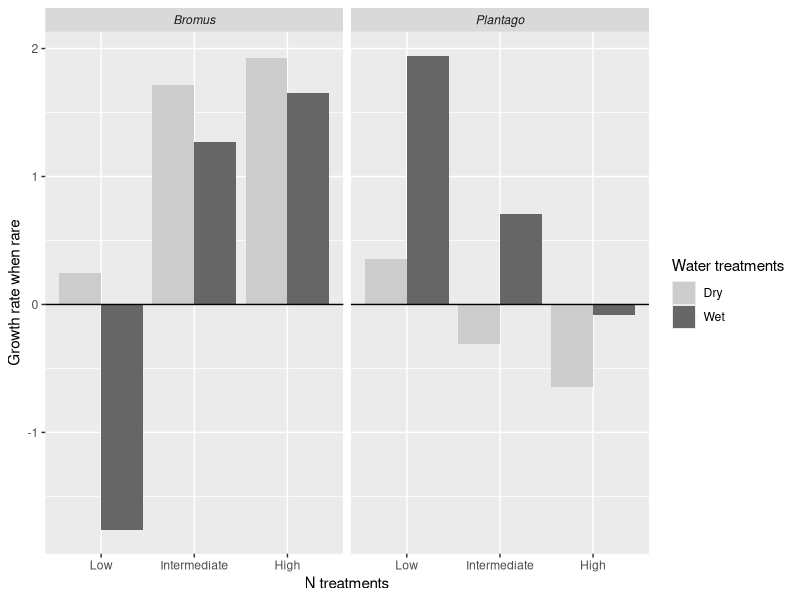

This chart was generated by the following R code: (Note: this script raises an error after producing the figure.)
library(tidyverse)
library(gridExtra)
dat <- read.csv("parameters.csv")

## Data manipulation
model.dat <- dat 
colnames(model.dat)[1] <- "species"
model.dat$species[which(model.dat$species == "Laya")] <- "Layia"
model.dat <- model.dat%>%
  pivot_longer(hi.water.hi.N:lo.water.lo.N, names_to ="treatment", values_to="values") %>%
  spread(param, values) 
colnames(model.dat)[2] <- "treatments"
model.dat[is.na(model.dat)] <- 0

## Set germination and survival fractions from the literature
ps <- .75 # lauren guess
pg <- .92 # gulmon
bs <- .013 # lauren guess
bg <- .98 # gulmon
fs <- .013
fg <- .83
ls <- .15
lg <- .32

###################################
####### Bromus and Plantago #######
###################################

### RUN THE MODELS FOR EACH SPECIES AT EQUILIBRIUM OR INVADING FOR A CONSISTENT CONDITION ###

### CREATE A FUNCTION THAT RUNS THE MODEL
# new growth function

growth = function(N, par.dat, t.num){
  for (i in 1:(t.num-1)){
    N$Nb[i+1] = bs*(1-bg)*N$Nb[i]  + bg*N$Nb[i]*(par.dat$Blambda[i]/(1 + par.dat$BaiP[i]*pg*N$Np[i] + par.dat$BaiB*bg*N$Nb[i]))
    
    N$Np[i+1] = ps*(1-pg)*N$Np[i] + pg*N$Np[i]*(par.dat$Plambda[i]/(1 + par.dat$PaiP[i]*pg*N$Np[i] + par.dat$PaiB[i]*bg*N$Nb[i]))
    
  }
  return(N)
}


### CREATE A FUNCTION THAT CALCULATES POPULATION CHANGE OVER TIME AND GRWR ####

grwr = function(par.dat, t.num) {
  N1 = as.data.frame(matrix(NA, nrow=t.num, ncol=2))
  colnames(N1) = c("Nb", "Np")
  N1[1,] = c(1,0)
  Bequil <- growth(N1, par.dat, t.num)
  
  N2 = as.data.frame(matrix(NA, nrow=t.num, ncol=2))
  colnames(N2) = c("Nb", "Np")
  N2[1,] = c(0,1)
  Pequil <- growth(N2, par.dat, t.num)
  
  N3 = as.data.frame(matrix(NA, nrow=t.num, ncol=2))
  colnames(N3) = c("Nb", "Np")
  N3[1,] = c(Bequil[t.num, 1],1)
  Pinvade <- growth(N3, par.dat, t.num)
  Pgrwr <- Pinvade[2,2]/Pinvade[1,2]
  Bgrwc <- Pinvade[2,1]/Pinvade[1,1]
  Pinvade$invader <- "Plantago"
  Pinvade$grwr <- Pgrwr
  Pinvade$time <- as.numeric(row.names(Pinvade))
  Pinvade$Cgrwc <- Bgrwc
  
  N4 = as.data.frame(matrix(NA, nrow=t.num, ncol=2))
  colnames(N4) = c("Nb", "Np")
  N4[1,] = c(1, Pequil[t.num, 2])
  Binvade <- growth(N4, par.dat, t.num)
  
  Bgrwr <- Binvade[2,1]/Binvade[1,1]
  Pgrwc <- Binvade[2,2]/Binvade[1,2]
  
  Binvade$invader <- "Bromus"
  Binvade$grwr <- Bgrwr
  Binvade$time <- as.numeric(row.names(Binvade))
  Binvade$Cgrwc <- Pgrwc
  
  
  out <- rbind(Binvade, Pinvade) 
  
  return(out)
}  


### CREATE A FUNCTION THAT SETS CONSISTENT PARAMETERS ACROSS TIMESTEPS ####
consistent.par <- function(model.dat, j.num, t.num){
  par = as.data.frame(matrix(NA, nrow=t, ncol=6))
  colnames(par) = c("Blambda", "BaiP", "BaiB", "Plambda", "PaiP", "PaiB")
  trtselect = rep(j.num, t.num)
  
  for (i in 1:(t.num)){
    myparams <- subset(model.dat, treatments == treatments[trtselect[i]])
    par$Blambda[i] <- as.numeric(subset(myparams, species == "Bromus")[7])
    par$BaiP[i] <- as.numeric(subset(myparams, species == "Bromus")[6])
    par$BaiB[i] <- as.numeric(subset(myparams, species == "Bromus")[3])
    par$Plambda[i] <- as.numeric(subset(myparams, species == "Plantago")[7])
    par$PaiP[i] <- as.numeric(subset(myparams, species == "Plantago")[6])
    par$PaiB[i] <- as.numeric(subset(myparams, species == "Plantago")[3])
  }
  return(par)
}


### Run the model for the consistent environment ###
t = 100

hi_hi <- consistent.par(model.dat, 1, t)
hi_int <- consistent.par(model.dat, 2, t)
hi_lo <- consistent.par(model.dat, 3, t)
lo_hi <- consistent.par(model.dat, 4, t)
lo_int <- consistent.par(model.dat, 5, t)
lo_lo <- consistent.par(model.dat, 6, t)

hi_hi_grwr <- grwr(hi_hi, t) %>%
  mutate(treatment = "hi.water.hi.N")
hi_int_grwr <- grwr(hi_int, t) %>%
  mutate(treatment = "hi.water.int.N")
hi_lo_grwr <- grwr(hi_lo, t) %>%
  mutate(treatment = "hi.water.lo.N")

lo_hi_grwr <- grwr(lo_hi, t) %>%
  mutate(treatment = "lo.water.hi.N")
lo_int_grwr <- grwr(lo_int, t) %>%
  mutate(treatment = "lo.water.int.N")
lo_lo_grwr <- grwr(lo_lo, t) %>%
  mutate(treatment = "lo.water.lo.N")

consistent.out <- rbind(hi_hi_grwr, hi_int_grwr, hi_lo_grwr, lo_hi_grwr, lo_int_grwr, lo_lo_grwr) %>%
  mutate(treatment = as.factor(treatment))

consistent.grwr.out <- consistent.out %>%
  dplyr::select(invader, grwr, treatment, Cgrwc) %>%
  unique()  %>%
  mutate(grwrChesson = log(grwr)-log(Cgrwc)) %>%
  separate(treatment, c("water", "delete", "N", "delete2"))

## GRWR graph
consistent.grwr.out$N <- factor(consistent.grwr.out$N, levels = c("lo","int","hi"))

ggplot(consistent.grwr.out, aes(x=N, y=grwrChesson, fill = water)) + 
  geom_bar(stat="identity", position = "dodge") + 
  facet_wrap(~invader) +
  ylab("Growth rate when rare") + xlab("N treatments") +
  scale_x_discrete(labels = c("Low","Intermediate","High")) +
  scale_fill_manual(name="Water treatments", labels = c("Dry","Wet"), 
                    values=c("grey80","grey40")) +
  theme(strip.text = element_text(face = "italic")) +
  geom_hline(yintercept = 0)

## Equilibrium graph
# Data manipulation
consistent.out <- rbind(hi_hi_grwr, hi_int_grwr, hi_lo_grwr, lo_hi_grwr, lo_int_grwr, lo_lo_grwr) %>%
  mutate(treatment = as.factor(treatment)) %>%
  separate(treatment, c("water", "delete", "N", "delete2")) %>%
  select(-delete,-delete2) %>%
  pivot_longer(c("Nb","Np"),names_to="species",values_to = "abundance")

consistent.out$N <- factor(consistent.out$N, levels = c("lo","int","hi"))
consistent.out$water <- factor(consistent.out$water, levels = c("lo","hi"))
consistent.out$invader <- factor(consistent.out$invader, levels = c("Plantago","Bromus"))
consistent.out$species <- factor(consistent.out$species, levels = c("Np","Nb"))
cond.labs <- c("*Plantago* starting condition","*Bromus* starting condition")
names(cond.labs) <- c("Plantago","Bromus")
N.labs<- c("Low N","Intermediate N","High N")
names(N.labs) <- c("lo","int","hi")

# Graph
ggplot(consistent.out,aes(time,abundance,group=interaction(species,water))) + 
  geom_line(aes(color=water,linetype=species),size=1) + 
  facet_grid(invader~N,labeller = labeller(invader = cond.labs,N=N.labs)) +
  scale_linetype_discrete(name = "Species", labels = c("*Plantago*","*Bromus*")) +
  scale_color_manual(name = "Water treatments",labels=c("Dry","Wet"),
                       values=c("grey80","grey40")) +
  xlab("Year") + ylab(expression(Count~(individuals~per~100~cm^{"2"}))) +
  theme(legend.text = element_markdown(),strip.text.y = element_markdown())


###################################
####### Bromus and Festuca ########
###################################

### RUN THE MODELS FOR EACH SPECIES AT EQUILIBRIUM OR INVADING FOR A CONSISTENT CONDITION ###

### CREATE A FUNCTION THAT RUNS THE MODEL
# new growth function

growth = function(N, par.dat, t.num){
  for (i in 1:(t.num-1)){
    N$Nb[i+1] = bs*(1-bg)*N$Nb[i]  + bg*N$Nb[i]*(par.dat$Blambda[i]/(1 + par.dat$BaiF[i]*fg*N$Nf[i] + par.dat$BaiB*bg*N$Nb[i]))
    
    N$Nf[i+1] = fs*(1-fg)*N$Nf[i] + fg*N$Nf[i]*(par.dat$Flambda[i]/(1 + par.dat$FaiF[i]*fg*N$Nf[i] + par.dat$FaiB[i]*bg*N$Nb[i]))
    
  }
  return(N)
}


### CREATE A FUNCTION THAT CALCULATES POPULATION CHANGE OVER TIME AND GRWR ####

grwr = function(par.dat, t.num) {
  N1 = as.data.frame(matrix(NA, nrow=t.num, ncol=2))
  colnames(N1) = c("Nb", "Nf")
  N1[1,] = c(1,0)
  Bequil <- growth(N1, par.dat, t.num)
  
  N2 = as.data.frame(matrix(NA, nrow=t.num, ncol=2))
  colnames(N2) = c("Nb", "Nf")
  N2[1,] = c(0,1)
  Fequil <- growth(N2, par.dat, t.num)
  
  N3 = as.data.frame(matrix(NA, nrow=t.num, ncol=2))
  colnames(N3) = c("Nb", "Nf")
  N3[1,] = c(Bequil[t.num, 1],1)
  Finvade <- growth(N3, par.dat, t.num)
  Fgrwr <- Finvade[2,2]/Finvade[1,2]
  Bgrwc <- Finvade[2,1]/Finvade[1,1]
  Finvade$invader <- "Festuca"
  Finvade$grwr <- Fgrwr
  Finvade$time <- as.numeric(row.names(Finvade))
  Finvade$Cgrwc <- Bgrwc
  
  N4 = as.data.frame(matrix(NA, nrow=t.num, ncol=2))
  colnames(N4) = c("Nb", "Nf")
  N4[1,] = c(1, Fequil[t.num, 2])
  Binvade <- growth(N4, par.dat, t.num)
  
  Bgrwr <- Binvade[2,1]/Binvade[1,1]
  Fgrwc <- Binvade[2,2]/Binvade[1,2]
  
  Binvade$invader <- "Bromus"
  Binvade$grwr <- Bgrwr
  Binvade$time <- as.numeric(row.names(Binvade))
  Binvade$Cgrwc <- Fgrwc
  
  
  out <- rbind(Binvade, Finvade) 
  
  return(out)
}  


### CREATE A FUNCTION THAT SETS CONSISTENT PARAMETERS ACROSS TIMESTEPS ####
consistent.par <- function(model.dat, j.num, t.num){
  par = as.data.frame(matrix(NA, nrow=t, ncol=6))
  colnames(par) = c("Blambda", "BaiP", "BaiB", "Flambda", "FaiF", "FaiB")
  trtselect = rep(j.num, t.num)
  
  for (i in 1:(t.num)){
    myparams <- subset(model.dat, treatments == treatments[trtselect[i]])
    par$Blambda[i] <- as.numeric(subset(myparams, species == "Bromus")[7])
    par$BaiF[i] <- as.numeric(subset(myparams, species == "Bromus")[4])
    par$BaiB[i] <- as.numeric(subset(myparams, species == "Bromus")[3])
    par$Flambda[i] <- as.numeric(subset(myparams, species == "Festuca")[7])
    par$FaiF[i] <- as.numeric(subset(myparams, species == "Festuca")[4])
    par$FaiB[i] <- as.numeric(subset(myparams, species == "Festuca")[3])
  }
  return(par)
}


### Run the model for the consistent environment ###
t = 100

hi_hi <- consistent.par(model.dat, 1, t)
hi_int <- consistent.par(model.dat, 2, t)
hi_lo <- consistent.par(model.dat, 3, t)
lo_hi <- consistent.par(model.dat, 4, t)
lo_int <- consistent.par(model.dat, 5, t)
lo_lo <- consistent.par(model.dat, 6, t)

hi_hi_grwr <- grwr(hi_hi, t) %>%
  mutate(treatment = "hi.water.hi.N")
hi_int_grwr <- grwr(hi_int, t) %>%
  mutate(treatment = "hi.water.int.N")
hi_lo_grwr <- grwr(hi_lo, t) %>%
  mutate(treatment = "hi.water.lo.N")

lo_hi_grwr <- grwr(lo_hi, t) %>%
  mutate(treatment = "lo.water.hi.N")
lo_int_grwr <- grwr(lo_int, t) %>%
  mutate(treatment = "lo.water.int.N")
lo_lo_grwr <- grwr(lo_lo, t) %>%
  mutate(treatment = "lo.water.lo.N")

consistent.out <- rbind(hi_hi_grwr, hi_int_grwr, hi_lo_grwr, lo_hi_grwr, lo_int_grwr, lo_lo_grwr) %>%
  mutate(treatment = as.factor(treatment))


consistent.grwr.out <- consistent.out %>%
  dplyr::select(invader, grwr, treatment, Cgrwc) %>%
  unique()  %>%
  mutate(grwrChesson = log(grwr)-log(Cgrwc)) %>%
  separate(treatment, c("water", "delete", "N", "delete2"))

## GRWR graph
consistent.grwr.out$N <- factor(consistent.grwr.out$N, levels = c("lo","int","hi"))

ggplot(consistent.grwr.out, aes(x=N, y=grwrChesson, fill = water)) + 
  geom_bar(stat="identity", position = "dodge") + 
  facet_wrap(~invader) +
  ylab("Growth rate when rare") + xlab("N treatments") +
  scale_x_discrete(labels = c("Low","Intermediate","High")) +
  scale_fill_manual(name="Water treatments", labels = c("Dry","Wet"), 
                    values=c("grey80","grey40")) +
  theme(strip.text = element_text(face = "italic")) +
  geom_hline(yintercept = 0)

## Equilibrium graph
# Data manipulation
consistent.out <- rbind(hi_hi_grwr, hi_int_grwr, hi_lo_grwr, lo_hi_grwr, lo_int_grwr, lo_lo_grwr) %>%
  mutate(treatment = as.factor(treatment)) %>%
  separate(treatment, c("water", "delete", "N", "delete2")) %>%
  select(-delete,-delete2) %>%
  pivot_longer(c("Nf","Nb"),names_to="species",values_to = "abundance")

consistent.out$N <- factor(consistent.out$N, levels = c("lo","int","hi"))
consistent.out$water <- factor(consistent.out$water, levels = c("lo","hi"))
consistent.out$invader <- factor(consistent.out$invader, levels = c("Festuca","Bromus"))
consistent.out$species <- factor(consistent.out$species, levels = c("Nf","Nb"))
cond.labs <- c("*Festuca* starting condition","*Bromus* starting condition")
names(cond.labs) <- c("Festuca","Bromus")
N.labs<- c("Low N","Intermediate N","High N")
names(N.labs) <- c("lo","int","hi")

# Graph
ggplot(consistent.out,aes(time,abundance,group=interaction(species,water))) + 
  geom_line(aes(color=water,linetype=species),size=1) + 
  facet_grid(invader~N,labeller = labeller(invader = cond.labs,N=N.labs)) +
  scale_linetype_discrete(name = "Species", labels = c("*Festuca*","*Bromus*")) +
  scale_color_manual(name = "Water treatments",labels=c("Dry","Wet"),
                     values=c("grey80","grey40")) +
  xlab("Year") + ylab(expression(Count~(individuals~per~100~cm^{"2"}))) +
  theme(legend.text = element_markdown(),strip.text.y = element_markdown())


###################################
####### Bromus and Layia ##########
###################################

### RUN THE MODELS FOR EACH SPECIES AT EQUILIBRIUM OR INVADING FOR A CONSISTENT CONDITION ###

### CREATE A FUNCTION THAT RUNS THE MODEL
# new growth function

growth = function(N, par.dat, t.num){
  for (i in 1:(t.num-1)){
    N$Nb[i+1] = bs*(1-bg)*N$Nb[i]  + bg*N$Nb[i]*(par.dat$Blambda[i]/(1 + par.dat$BaiL[i]*lg*N$Nl[i] + par.dat$BaiB*bg*N$Nb[i]))
    
    N$Nl[i+1] = ls*(1-lg)*N$Nl[i] + lg*N$Nl[i]*(par.dat$Llambda[i]/(1 + par.dat$LaiL[i]*lg*N$Nl[i] + par.dat$LaiB[i]*bg*N$Nb[i]))
    
  }
  return(N)
}


### CREATE A FUNCTION THAT CALCULATES POPULATION CHANGE OVER TIME AND GRWR ####

grwr = function(par.dat, t.num) {
  N1 = as.data.frame(matrix(NA, nrow=t.num, ncol=2))
  colnames(N1) = c("Nb", "Nl")
  N1[1,] = c(1,0)
  Bequil <- growth(N1, par.dat, t.num)
  
  N2 = as.data.frame(matrix(NA, nrow=t.num, ncol=2))
  colnames(N2) = c("Nb", "Nl")
  N2[1,] = c(0,1)
  Lequil <- growth(N2, par.dat, t.num)
  
  N3 = as.data.frame(matrix(NA, nrow=t.num, ncol=2))
  colnames(N3) = c("Nb", "Nl")
  N3[1,] = c(Bequil[t.num, 1],1)
  Linvade <- growth(N3, par.dat, t.num)
  Lgrwr <- Linvade[2,2]/Linvade[1,2]
  Bgrwc <- Linvade[2,1]/Linvade[1,1]
  Linvade$invader <- "Layia"
  Linvade$grwr <- Lgrwr
  Linvade$time <- as.numeric(row.names(Linvade))
  Linvade$Cgrwc <- Bgrwc
  
  N4 = as.data.frame(matrix(NA, nrow=t.num, ncol=2))
  colnames(N4) = c("Nb", "Nl")
  N4[1,] = c(1, Lequil[t.num, 2])
  Binvade <- growth(N4, par.dat, t.num)
  
  Bgrwr <- Binvade[2,1]/Binvade[1,1]
  Lgrwc <- Binvade[2,2]/Binvade[1,2]
  
  Binvade$invader <- "Bromus"
  Binvade$grwr <- Bgrwr
  Binvade$time <- as.numeric(row.names(Binvade))
  Binvade$Cgrwc <- Lgrwc
  
  
  out <- rbind(Binvade, Linvade) 
  
  return(out)
}  


### CREATE A FUNCTION THAT SETS CONSISTENT PARAMETERS ACROSS TIMESTEPS ####
consistent.par <- function(model.dat, j.num, t.num){
  par = as.data.frame(matrix(NA, nrow=t, ncol=6))
  colnames(par) = c("Blambda", "BaiL", "BaiB", "Llambda", "LaiL", "LaiB")
  trtselect = rep(j.num, t.num)
  
  for (i in 1:(t.num)){
    myparams <- subset(model.dat, treatments == treatments[trtselect[i]])
    par$Blambda[i] <- as.numeric(subset(myparams, species == "Bromus")[7])
    par$BaiL[i] <- as.numeric(subset(myparams, species == "Bromus")[5])
    par$BaiB[i] <- as.numeric(subset(myparams, species == "Bromus")[3])
    par$Llambda[i] <- as.numeric(subset(myparams, species == "Layia")[7])
    par$LaiL[i] <- as.numeric(subset(myparams, species == "Layia")[5])
    par$LaiB[i] <- as.numeric(subset(myparams, species == "Layia")[3])
  }
  return(par)
}


### Run the model for the consistent environment ###
t = 100

hi_hi <- consistent.par(model.dat, 1, t)
hi_int <- consistent.par(model.dat, 2, t)
hi_lo <- consistent.par(model.dat, 3, t)
lo_hi <- consistent.par(model.dat, 4, t)
lo_int <- consistent.par(model.dat, 5, t)
lo_lo <- consistent.par(model.dat, 6, t)

hi_hi_grwr <- grwr(hi_hi, t) %>%
  mutate(treatment = "hi.water.hi.N")
hi_int_grwr <- grwr(hi_int, t) %>%
  mutate(treatment = "hi.water.int.N")
hi_lo_grwr <- grwr(hi_lo, t) %>%
  mutate(treatment = "hi.water.lo.N")

lo_hi_grwr <- grwr(lo_hi, t) %>%
  mutate(treatment = "lo.water.hi.N")
lo_int_grwr <- grwr(lo_int, t) %>%
  mutate(treatment = "lo.water.int.N")
lo_lo_grwr <- grwr(lo_lo, t) %>%
  mutate(treatment = "lo.water.lo.N")

consistent.out <- rbind(hi_hi_grwr, hi_int_grwr, hi_lo_grwr, lo_hi_grwr, lo_int_grwr, lo_lo_grwr) %>%
  mutate(treatment = as.factor(treatment))


consistent.grwr.out <- consistent.out %>%
  dplyr::select(invader, grwr, treatment, Cgrwc) %>%
  unique()  %>%
  mutate(grwrChesson = log(grwr)-log(Cgrwc)) %>%
  separate(treatment, c("water", "delete", "N", "delete2"))


## GRWR graph
consistent.grwr.out$N <- factor(consistent.grwr.out$N, levels = c("lo","int","hi"))

ggplot(consistent.grwr.out, aes(x=N, y=grwrChesson, fill = water)) + 
  geom_bar(stat="identity", position = "dodge") + 
  facet_wrap(~invader) +
  ylab("Growth rate when rare") + xlab("N treatments") +
  scale_x_discrete(labels = c("Low","Intermediate","High")) +
  scale_fill_manual(name="Water treatments", labels = c("Dry","Wet"), 
                    values=c("grey80","grey40")) +
  theme(strip.text = element_text(face = "italic")) +
  geom_hline(yintercept = 0)

## Equilibrium graph
# Data manipulation
consistent.out <- rbind(hi_hi_grwr, hi_int_grwr, hi_lo_grwr, lo_hi_grwr, lo_int_grwr, lo_lo_grwr) %>%
  mutate(treatment = as.factor(treatment)) %>%
  separate(treatment, c("water", "delete", "N", "delete2")) %>%
  select(-delete,-delete2) %>%
  pivot_longer(c("Nb","Nl"),names_to="species",values_to = "abundance")

consistent.out$N <- factor(consistent.out$N, levels = c("lo","int","hi"))
consistent.out$water <- factor(consistent.out$water, levels = c("lo","hi"))
consistent.out$invader <- factor(consistent.out$invader, levels = c("Layia","Bromus"))
consistent.out$species <- factor(consistent.out$species, levels = c("Nl","Nb"))
cond.labs <- c("*Layia* starting condition","*Bromus* starting condition")
names(cond.labs) <- c("Layia","Bromus")
N.labs<- c("Low N","Intermediate N","High N")
names(N.labs) <- c("lo","int","hi")

# Graph
ggplot(consistent.out,aes(time,abundance,group=interaction(species,water))) + 
  geom_line(aes(color=water,linetype=species),size=1) + 
  facet_grid(invader~N,labeller = labeller(invader = cond.labs,N=N.labs)) +
  scale_linetype_discrete(name = "Species", labels = c("*Layia*","*Bromus*")) +
  scale_color_manual(name = "Water treatments",labels=c("Dry","Wet"),
                     values=c("grey80","grey40")) +
  xlab("Year") + ylab(expression(Count~(individuals~per~100~cm^{"2"}))) +
  theme(legend.text = element_markdown(),strip.text.y = element_markdown())



###################################
####### Festuca and Plantago ######
###################################

### RUN THE MODELS FOR EACH SPECIES AT EQUILIBRIUM OR INVADING FOR A CONSISTENT CONDITION ###

### CREATE A FUNCTION THAT RUNS THE MODEL
# new growth function

growth = function(N, par.dat, t.num){
  for (i in 1:(t.num-1)){
    N$Nf[i+1] = fs*(1-fg)*N$Nf[i] + fg*N$Nf[i]*(par.dat$Flambda[i]/(1 + par.dat$FaiF[i]*fg*N$Nf[i] + par.dat$FaiP[i]*pg*N$Np[i]))
    
    N$Np[i+1] = ps*(1-pg)*N$Np[i] + pg*N$Np[i]*(par.dat$Plambda[i]/(1 + par.dat$PaiP[i]*pg*N$Np[i] + par.dat$PaiF[i]*fg*N$Nf[i]))
    
  }
  return(N)
}


### CREATE A FUNCTION THAT CALCULATES POPULATION CHANGE OVER TIME AND GRWR ####

grwr = function(par.dat, t.num) {
  N1 = as.data.frame(matrix(NA, nrow=t.num, ncol=2))
  colnames(N1) = c("Nf", "Np")
  N1[1,] = c(1,0)
  Fequil <- growth(N1, par.dat, t.num)
  
  N2 = as.data.frame(matrix(NA, nrow=t.num, ncol=2))
  colnames(N2) = c("Nf", "Np")
  N2[1,] = c(0,1)
  Pequil <- growth(N2, par.dat, t.num)
  
  N3 = as.data.frame(matrix(NA, nrow=t.num, ncol=2))
  colnames(N3) = c("Nf", "Np")
  N3[1,] = c(Fequil[t.num, 1],1)
  Pinvade <- growth(N3, par.dat, t.num)
  Pgrwr <- Pinvade[2,2]/Pinvade[1,2]
  Fgrwc <- Pinvade[2,1]/Pinvade[1,1]
  Pinvade$invader <- "Plantago"
  Pinvade$grwr <- Pgrwr
  Pinvade$time <- as.numeric(row.names(Pinvade))
  Pinvade$Cgrwc <- Fgrwc
  
  N4 = as.data.frame(matrix(NA, nrow=t.num, ncol=2))
  colnames(N4) = c("Nf", "Np")
  N4[1,] = c(1, Pequil[t.num, 2])
  Finvade <- growth(N4, par.dat, t.num)
  
  Fgrwr <- Finvade[2,1]/Finvade[1,1]
  Pgrwc <- Finvade[2,2]/Finvade[1,2]
  
  Finvade$invader <- "Festuca"
  Finvade$grwr <- Fgrwr
  Finvade$time <- as.numeric(row.names(Finvade))
  Finvade$Cgrwc <- Pgrwc
  
  
  out <- rbind(Finvade, Pinvade) 
  
  return(out)
}  


### CREATE A FUNCTION THAT SETS CONSISTENT PARAMETERS ACROSS TIMESTEPS ####
consistent.par <- function(model.dat, j.num, t.num){
  par = as.data.frame(matrix(NA, nrow=t, ncol=6))
  colnames(par) = c("Flambda", "FaiP", "FaiF", "Plambda", "PaiP", "PaiF")
  trtselect = rep(j.num, t.num)
  
  for (i in 1:(t.num)){
    myparams <- subset(model.dat, treatments == treatments[trtselect[i]])
    par$Flambda[i] <- as.numeric(subset(myparams, species == "Festuca")[7])
    par$FaiP[i] <- as.numeric(subset(myparams, species == "Festuca")[6])
    par$FaiF[i] <- as.numeric(subset(myparams, species == "Festuca")[4])
    par$Plambda[i] <- as.numeric(subset(myparams, species == "Plantago")[7])
    par$PaiP[i] <- as.numeric(subset(myparams, species == "Plantago")[6])
    par$PaiF[i] <- as.numeric(subset(myparams, species == "Plantago")[4])
  }
  return(par)
}


### Run the model for the consistent environment ###
t = 100

hi_hi <- consistent.par(model.dat, 1, t)
hi_int <- consistent.par(model.dat, 2, t)
hi_lo <- consistent.par(model.dat, 3, t)
lo_hi <- consistent.par(model.dat, 4, t)
lo_int <- consistent.par(model.dat, 5, t)
lo_lo <- consistent.par(model.dat, 6, t)

hi_hi_grwr <- grwr(hi_hi, t) %>%
  mutate(treatment = "hi.water.hi.N")
hi_int_grwr <- grwr(hi_int, t) %>%
  mutate(treatment = "hi.water.int.N")
hi_lo_grwr <- grwr(hi_lo, t) %>%
  mutate(treatment = "hi.water.lo.N")

lo_hi_grwr <- grwr(lo_hi, t) %>%
  mutate(treatment = "lo.water.hi.N")
lo_int_grwr <- grwr(lo_int, t) %>%
  mutate(treatment = "lo.water.int.N")
lo_lo_grwr <- grwr(lo_lo, t) %>%
  mutate(treatment = "lo.water.lo.N")

consistent.out <- rbind(hi_hi_grwr, hi_int_grwr, hi_lo_grwr, lo_hi_grwr, lo_int_grwr, lo_lo_grwr) %>%
  mutate(treatment = as.factor(treatment))


consistent.grwr.out <- consistent.out %>%
  dplyr::select(invader, grwr, treatment, Cgrwc) %>%
  unique()  %>%
  mutate(grwrChesson = log(grwr)-log(Cgrwc)) %>%
  separate(treatment, c("water", "delete", "N", "delete2"))


## GRWR graph
consistent.grwr.out$N <- factor(consistent.grwr.out$N, levels = c("lo","int","hi"))

ggplot(consistent.grwr.out, aes(x=N, y=grwrChesson, fill = water)) + 
  geom_bar(stat="identity", position = "dodge") + 
  facet_wrap(~invader) +
  ylab("Growth rate when rare") + xlab("N treatments") +
  scale_x_discrete(labels = c("Low","Intermediate","High")) +
  scale_fill_manual(name="Water treatments", labels = c("Dry","Wet"), 
                    values=c("grey80","grey40")) +
  theme(strip.text = element_text(face = "italic")) +
  geom_hline(yintercept = 0)

## Equilibrium graph
# Data manipulation
consistent.out <- rbind(hi_hi_grwr, hi_int_grwr, hi_lo_grwr, lo_hi_grwr, lo_int_grwr, lo_lo_grwr) %>%
  mutate(treatment = as.factor(treatment)) %>%
  separate(treatment, c("water", "delete", "N", "delete2")) %>%
  select(-delete,-delete2) %>%
  pivot_longer(c("Nf","Np"),names_to="species",values_to = "abundance")

consistent.out$N <- factor(consistent.out$N, levels = c("lo","int","hi"))
consistent.out$water <- factor(consistent.out$water, levels = c("lo","hi"))
consistent.out$invader <- factor(consistent.out$invader, levels = c("Plantago","Festuca"))
consistent.out$species <- factor(consistent.out$species, levels = c("Np","Nf"))
cond.labs <- c("*Plantago* starting condition","*Festuca* starting condition")
names(cond.labs) <- c("Plantago","Festuca")
N.labs<- c("Low N","Intermediate N","High N")
names(N.labs) <- c("lo","int","hi")

# Graph
ggplot(consistent.out,aes(time,abundance,group=interaction(species,water))) + 
  geom_line(aes(color=water,linetype=species),size=1) + 
  facet_grid(invader~N,labeller = labeller(invader = cond.labs,N=N.labs)) +
  scale_linetype_discrete(name = "Species", labels = c("*Plantago*","*Festuca*")) +
  scale_color_manual(name = "Water treatments",labels=c("Dry","Wet"),
                     values=c("grey80","grey40")) +
  xlab("Year") + ylab(expression(Count~(individuals~per~100~cm^{"2"}))) +
  theme(legend.text = element_markdown(),strip.text.y = element_markdown())



###################################
####### Layia and Plantago ######
###################################

### RUN THE MODELS FOR EACH SPECIES AT EQUILIBRIUM OR INVADING FOR A CONSISTENT CONDITION ###

### CREATE A FUNCTION THAT RUNS THE MODEL
# new growth function

growth = function(N, par.dat, t.num){
  for (i in 1:(t.num-1)){
    N$Nl[i+1] = ls*(1-lg)*N$Nl[i] + lg*N$Nl[i]*(par.dat$Llambda[i]/(1 + par.dat$LaiL[i]*lg*N$Nl[i] + par.dat$LaiP[i]*pg*N$Np[i]))
    
    N$Np[i+1] = ps*(1-pg)*N$Np[i] + pg*N$Np[i]*(par.dat$Plambda[i]/(1 + par.dat$PaiP[i]*pg*N$Np[i] + par.dat$PaiL[i]*lg*N$Nl[i]))
    
  }
  return(N)
}


### CREATE A FUNCTION THAT CALCULATES POPULATION CHANGE OVER TIME AND GRWR ####

grwr = function(par.dat, t.num) {
  N1 = as.data.frame(matrix(NA, nrow=t.num, ncol=2))
  colnames(N1) = c("Nl", "Np")
  N1[1,] = c(1,0)
  Lequil <- growth(N1, par.dat, t.num)
  
  N2 = as.data.frame(matrix(NA, nrow=t.num, ncol=2))
  colnames(N2) = c("Nl", "Np")
  N2[1,] = c(0,1)
  Pequil <- growth(N2, par.dat, t.num)
  
  N3 = as.data.frame(matrix(NA, nrow=t.num, ncol=2))
  colnames(N3) = c("Nl", "Np")
  N3[1,] = c(Lequil[t.num, 1],1)
  Pinvade <- growth(N3, par.dat, t.num)
  Pgrwr <- Pinvade[2,2]/Pinvade[1,2]
  Lgrwc <- Pinvade[2,1]/Pinvade[1,1]
  Pinvade$invader <- "Plantago"
  Pinvade$grwr <- Pgrwr
  Pinvade$time <- as.numeric(row.names(Pinvade))
  Pinvade$Cgrwc <- Lgrwc
  
  N4 = as.data.frame(matrix(NA, nrow=t.num, ncol=2))
  colnames(N4) = c("Nl", "Np")
  N4[1,] = c(1, Pequil[t.num, 2])
  Linvade <- growth(N4, par.dat, t.num)
  
  Lgrwr <- Linvade[2,1]/Linvade[1,1]
  Pgrwc <- Linvade[2,2]/Linvade[1,2]
  
  Linvade$invader <- "Layia"
  Linvade$grwr <- Lgrwr
  Linvade$time <- as.numeric(row.names(Linvade))
  Linvade$Cgrwc <- Pgrwc
  
  
  out <- rbind(Linvade, Pinvade) 
  
  return(out)
}  


### CREATE A FUNCTION THAT SETS CONSISTENT PARAMETERS ACROSS TIMESTEPS ####
consistent.par <- function(model.dat, j.num, t.num){
  par = as.data.frame(matrix(NA, nrow=t, ncol=6))
  colnames(par) = c("Llambda", "LaiP", "LaiL", "Plambda", "PaiP", "PaiL")
  trtselect = rep(j.num, t.num)
  
  for (i in 1:(t.num)){
    myparams <- subset(model.dat, treatments == treatments[trtselect[i]])
    par$Llambda[i] <- as.numeric(subset(myparams, species == "Layia")[7])
    par$LaiP[i] <- as.numeric(subset(myparams, species == "Layia")[6])
    par$LaiL[i] <- as.numeric(subset(myparams, species == "Layia")[5])
    par$Plambda[i] <- as.numeric(subset(myparams, species == "Plantago")[7])
    par$PaiP[i] <- as.numeric(subset(myparams, species == "Plantago")[6])
    par$PaiL[i] <- as.numeric(subset(myparams, species == "Plantago")[5])
  }
  return(par)
}


### Run the model for the consistent environment ###
t = 100

hi_hi <- consistent.par(model.dat, 1, t)
hi_int <- consistent.par(model.dat, 2, t)
hi_lo <- consistent.par(model.dat, 3, t)
lo_hi <- consistent.par(model.dat, 4, t)
lo_int <- consistent.par(model.dat, 5, t)
lo_lo <- consistent.par(model.dat, 6, t)

hi_hi_grwr <- grwr(hi_hi, t) %>%
  mutate(treatment = "hi.water.hi.N")
hi_int_grwr <- grwr(hi_int, t) %>%
  mutate(treatment = "hi.water.int.N")
hi_lo_grwr <- grwr(hi_lo, t) %>%
  mutate(treatment = "hi.water.lo.N")

lo_hi_grwr <- grwr(lo_hi, t) %>%
  mutate(treatment = "lo.water.hi.N")
lo_int_grwr <- grwr(lo_int, t) %>%
  mutate(treatment = "lo.water.int.N")
lo_lo_grwr <- grwr(lo_lo, t) %>%
  mutate(treatment = "lo.water.lo.N")

consistent.out <- rbind(hi_hi_grwr, hi_int_grwr, hi_lo_grwr, lo_hi_grwr, lo_int_grwr, lo_lo_grwr) %>%
  mutate(treatment = as.factor(treatment))


consistent.grwr.out <- consistent.out %>%
  dplyr::select(invader, grwr, treatment, Cgrwc) %>%
  unique()  %>%
  mutate(grwrChesson = log(grwr)-log(Cgrwc)) %>%
  separate(treatment, c("water", "delete", "N", "delete2"))

## GRWR graph
consistent.grwr.out$N <- factor(consistent.grwr.out$N, levels = c("lo","int","hi"))

ggplot(consistent.grwr.out, aes(x=N, y=grwrChesson, fill = water)) + 
  geom_bar(stat="identity", position = "dodge") + 
  facet_wrap(~invader) +
  ylab("Growth rate when rare") + xlab("N treatments") +
  scale_x_discrete(labels = c("Low","Intermediate","High")) +
  scale_fill_manual(name="Water treatments", labels = c("Dry","Wet"), 
                    values=c("grey80","grey40")) +
  theme(strip.text = element_text(face = "italic")) +
  geom_hline(yintercept = 0)

## Equilibrium graph
# Data manipulation
consistent.out <- rbind(hi_hi_grwr, hi_int_grwr, hi_lo_grwr, lo_hi_grwr, lo_int_grwr, lo_lo_grwr) %>%
  mutate(treatment = as.factor(treatment)) %>%
  separate(treatment, c("water", "delete", "N", "delete2")) %>%
  select(-delete,-delete2) %>%
  pivot_longer(c("Nl","Np"),names_to="species",values_to = "abundance")

consistent.out$N <- factor(consistent.out$N, levels = c("lo","int","hi"))
consistent.out$water <- factor(consistent.out$water, levels = c("lo","hi"))
consistent.out$invader <- factor(consistent.out$invader, levels = c("Plantago","Layia"))
consistent.out$species <- factor(consistent.out$species, levels = c("Np","Nl"))
cond.labs <- c("*Plantago* starting condition","*Layia* starting condition")
names(cond.labs) <- c("Plantago","Layia")
N.labs<- c("Low N","Intermediate N","High N")
names(N.labs) <- c("lo","int","hi")

# Graph
ggplot(consistent.out,aes(time,abundance,group=interaction(species,water))) + 
  geom_line(aes(color=water,linetype=species),size=1) + 
  facet_grid(invader~N,labeller = labeller(invader = cond.labs,N=N.labs)) +
  scale_linetype_discrete(name = "Species", labels = c("*Plantago*","*Layia*")) +
  scale_color_manual(name = "Water treatments",labels=c("Dry","Wet"),
                     values=c("grey80","grey40")) +
  xlab("Year") + ylab(expression(Count~(individuals~per~100~cm^{"2"}))) +
  theme(legend.text = element_markdown(),strip.text.y = element_markdown())



###################################
####### Layia and Festuca ######
###################################

### RUN THE MODELS FOR EACH SPECIES AT EQUILIBRIUM OR INVADING FOR A CONSISTENT CONDITION ###

### CREATE A FUNCTION THAT RUNS THE MODEL
# new growth function

growth = function(N, par.dat, t.num){
  for (i in 1:(t.num-1)){
    N$Nl[i+1] = ls*(1-lg)*N$Nl[i] + lg*N$Nl[i]*(par.dat$Llambda[i]/(1 + par.dat$LaiL[i]*lg*N$Nl[i] + par.dat$LaiF[i]*fg*N$Nf[i]))
    
    N$Nf[i+1] = fs*(1-fg)*N$Nf[i] + fg*N$Nf[i]*(par.dat$Flambda[i]/(1 + par.dat$FaiF[i]*fg*N$Nf[i] + par.dat$FaiL[i]*lg*N$Nl[i]))
    
  }
  return(N)
}


### CREATE A FUNCTION THAT CALCULATES POPULATION CHANGE OVER TIME AND GRWR ####

grwr = function(par.dat, t.num) {
  N1 = as.data.frame(matrix(NA, nrow=t.num, ncol=2))
  colnames(N1) = c("Nl", "Nf")
  N1[1,] = c(1,0)
  Lequil <- growth(N1, par.dat, t.num)
  
  N2 = as.data.frame(matrix(NA, nrow=t.num, ncol=2))
  colnames(N2) = c("Nl", "Nf")
  N2[1,] = c(0,1)
  Fequil <- growth(N2, par.dat, t.num)
  
  N3 = as.data.frame(matrix(NA, nrow=t.num, ncol=2))
  colnames(N3) = c("Nl", "Nf")
  N3[1,] = c(Lequil[t.num, 1],1)
  Finvade <- growth(N3, par.dat, t.num)
  Fgrwr <- Finvade[2,2]/Finvade[1,2]
  Lgrwc <- Finvade[2,1]/Finvade[1,1]
  Finvade$invader <- "Festuca"
  Finvade$grwr <- Fgrwr
  Finvade$time <- as.numeric(row.names(Finvade))
  Finvade$Cgrwc <- Lgrwc
  
  N4 = as.data.frame(matrix(NA, nrow=t.num, ncol=2))
  colnames(N4) = c("Nl", "Nf")
  N4[1,] = c(1, Fequil[t.num, 2])
  Linvade <- growth(N4, par.dat, t.num)
  
  Lgrwr <- Linvade[2,1]/Linvade[1,1]
  Fgrwc <- Linvade[2,2]/Linvade[1,2]
  
  Linvade$invader <- "Layia"
  Linvade$grwr <- Lgrwr
  Linvade$time <- as.numeric(row.names(Linvade))
  Linvade$Cgrwc <- Fgrwc
  
  
  out <- rbind(Linvade, Finvade) 
  
  return(out)
}  


### CREATE A FUNCTION THAT SETS CONSISTENT PARAMETERS ACROSS TIMESTEPS ####
consistent.par <- function(model.dat, j.num, t.num){
  par = as.data.frame(matrix(NA, nrow=t, ncol=6))
  colnames(par) = c("Llambda", "LaiP", "LaiL", "Flambda", "FaiF", "FaiL")
  trtselect = rep(j.num, t.num)
  
  for (i in 1:(t.num)){
    myparams <- subset(model.dat, treatments == treatments[trtselect[i]])
    par$Llambda[i] <- as.numeric(subset(myparams, species == "Layia")[7])
    par$LaiF[i] <- as.numeric(subset(myparams, species == "Layia")[4])
    par$LaiL[i] <- as.numeric(subset(myparams, species == "Layia")[5])
    par$Flambda[i] <- as.numeric(subset(myparams, species == "Festuca")[7])
    par$FaiF[i] <- as.numeric(subset(myparams, species == "Festuca")[4])
    par$FaiL[i] <- as.numeric(subset(myparams, species == "Festuca")[5])
  }
  return(par)
}


### Run the model for the consistent environment ###
t = 100

hi_hi <- consistent.par(model.dat, 1, t)
hi_int <- consistent.par(model.dat, 2, t)
hi_lo <- consistent.par(model.dat, 3, t)
lo_hi <- consistent.par(model.dat, 4, t)
lo_int <- consistent.par(model.dat, 5, t)
lo_lo <- consistent.par(model.dat, 6, t)

hi_hi_grwr <- grwr(hi_hi, t) %>%
  mutate(treatment = "hi.water.hi.N")
hi_int_grwr <- grwr(hi_int, t) %>%
  mutate(treatment = "hi.water.int.N")
hi_lo_grwr <- grwr(hi_lo, t) %>%
  mutate(treatment = "hi.water.lo.N")

lo_hi_grwr <- grwr(lo_hi, t) %>%
  mutate(treatment = "lo.water.hi.N")
lo_int_grwr <- grwr(lo_int, t) %>%
  mutate(treatment = "lo.water.int.N")
lo_lo_grwr <- grwr(lo_lo, t) %>%
  mutate(treatment = "lo.water.lo.N")

consistent.out <- rbind(hi_hi_grwr, hi_int_grwr, hi_lo_grwr, lo_hi_grwr, lo_int_grwr, lo_lo_grwr) %>%
  mutate(treatment = as.factor(treatment))


consistent.grwr.out <- consistent.out %>%
  dplyr::select(invader, grwr, treatment, Cgrwc) %>%
  unique()  %>%
  mutate(grwrChesson = log(grwr)-log(Cgrwc)) %>%
  separate(treatment, c("water", "delete", "N", "delete2"))

## GRWR graph
consistent.grwr.out$N <- factor(consistent.grwr.out$N, levels = c("lo","int","hi"))

ggplot(consistent.grwr.out, aes(x=N, y=grwrChesson, fill = water)) + 
  geom_bar(stat="identity", position = "dodge") + 
  facet_wrap(~invader) +
  ylab("Growth rate when rare") + xlab("N treatments") +
  scale_x_discrete(labels = c("Low","Intermediate","High")) +
  scale_fill_manual(name="Water treatments", labels = c("Dry","Wet"), 
                    values=c("grey80","grey40")) +
  theme(strip.text = element_text(face = "italic")) +
  geom_hline(yintercept = 0)

## Equilibrium graph
# Data manipulation
consistent.out <- rbind(hi_hi_grwr, hi_int_grwr, hi_lo_grwr, lo_hi_grwr, lo_int_grwr, lo_lo_grwr) %>%
  mutate(treatment = as.factor(treatment)) %>%
  separate(treatment, c("water", "delete", "N", "delete2")) %>%
  select(-delete,-delete2) %>%
  pivot_longer(c("Nf","Nl"),names_to="species",values_to = "abundance")

consistent.out$N <- factor(consistent.out$N, levels = c("lo","int","hi"))
consistent.out$water <- factor(consistent.out$water, levels = c("lo","hi"))
consistent.out$invader <- factor(consistent.out$invader, levels = c("Festuca","Layia"))
consistent.out$species <- factor(consistent.out$species, levels = c("Nf","Nl"))
cond.labs <- c("*Festuca* starting condition","*Layia* starting condition")
names(cond.labs) <- c("Festuca","Layia")
N.labs<- c("Low N","Intermediate N","High N")
names(N.labs) <- c("lo","int","hi")

# Graph
ggplot(consistent.out,aes(time,abundance,group=interaction(species,water))) + 
  geom_line(aes(color=water,linetype=species),size=1) + 
  facet_grid(invader~N,labeller = labeller(invader = cond.labs,N=N.labs)) +
  scale_linetype_discrete(name = "Species", labels = c("*Festuca*","*Layia*")) +
  scale_color_manual(name = "Water treatments",labels=c("Dry","Wet"),
                     values=c("grey80","grey40")) +
  xlab("Year") + ylab(expression(Count~(individuals~per~100~cm^{"2"}))) +
  theme(legend.text = element_markdown(),strip.text.y = element_markdown())
